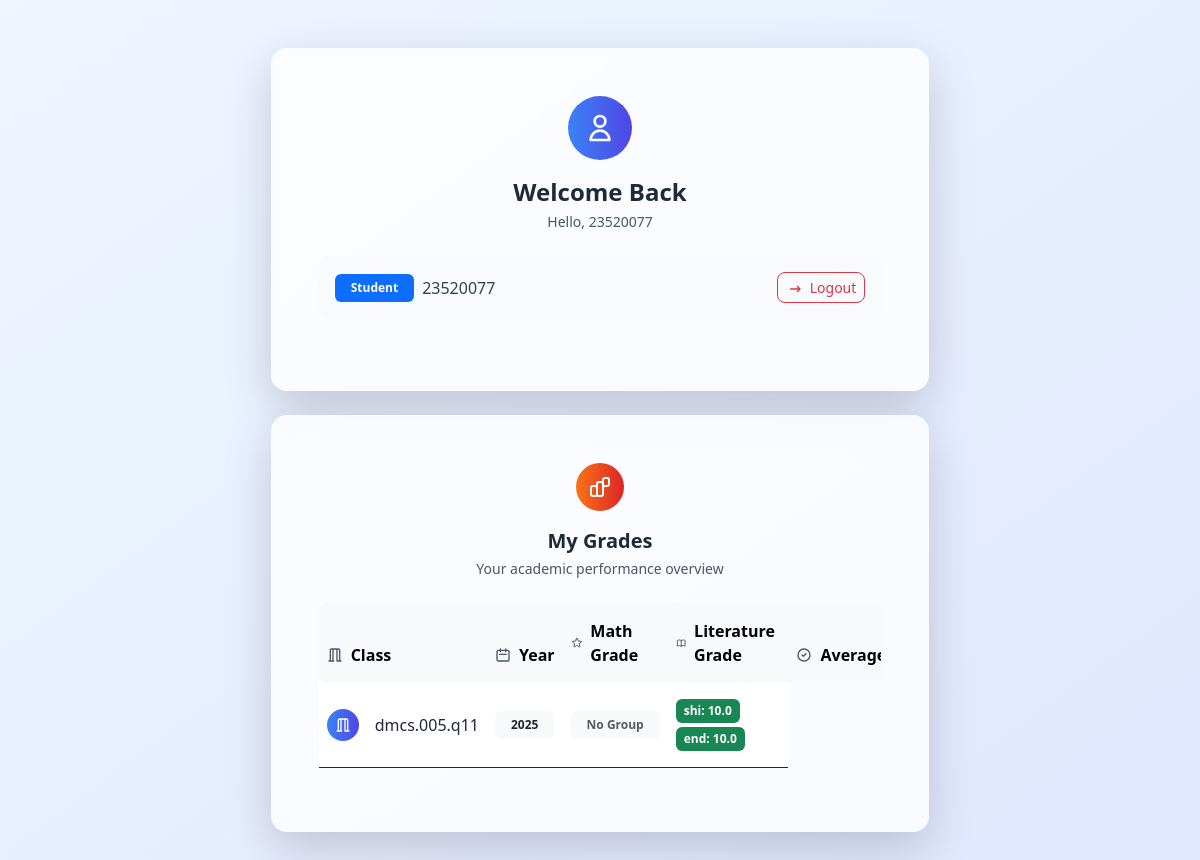
The app's page / (signed in), older data.
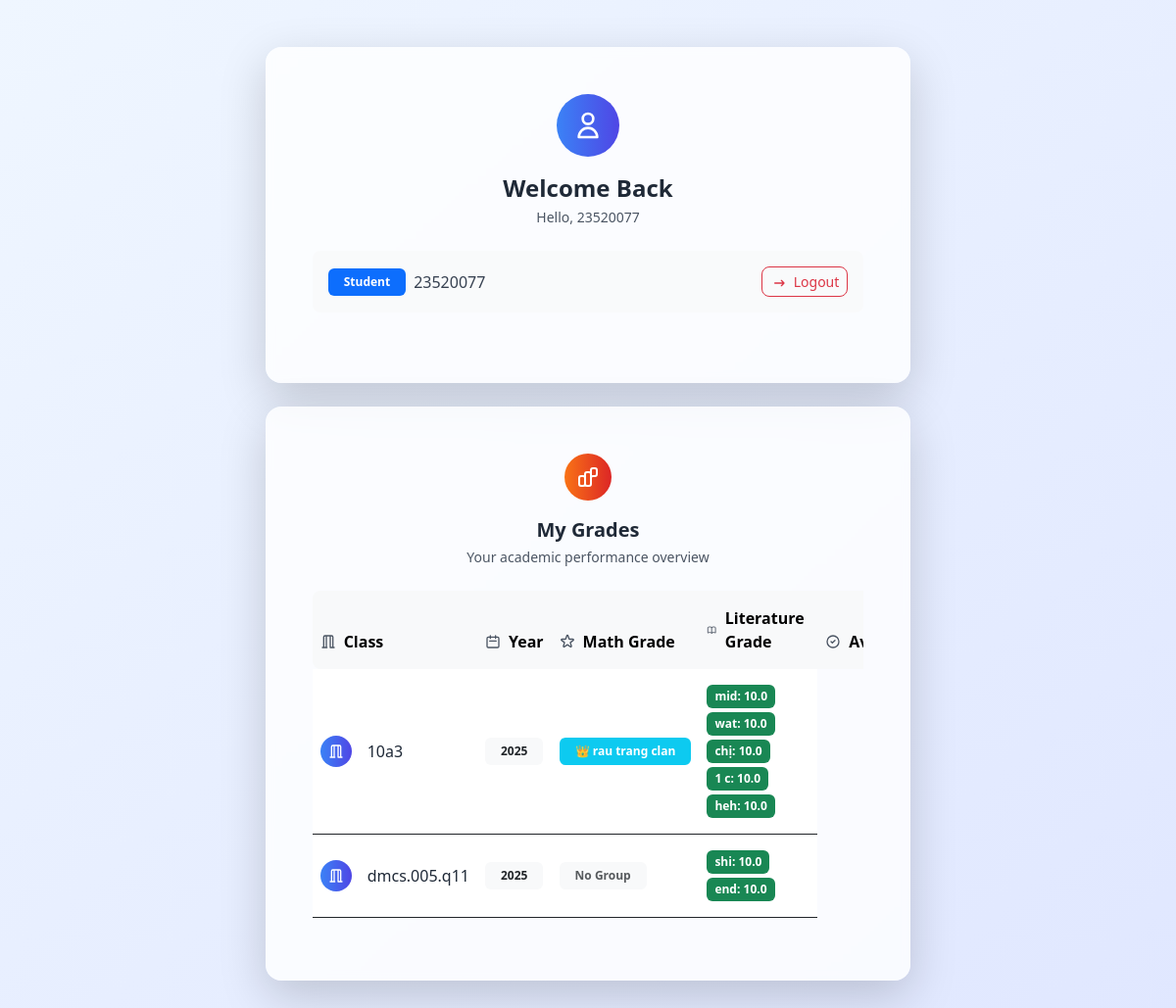
The same page, newer data.
### tables this page shows
CREATE TABLE student_to_classes (
  id TEXT NOT NULL,
  student_name TEXT NOT NULL,
  class_name TEXT NOT NULL,      
  started_year INTEGER NOT NULL, 
  group_name text DEFAULT '',
  is_group_leader integer DEFAULT 0,
  grade TEXT DEFAULT '{}',
  PRIMARY KEY (id, class_name, started_year),
  FOREIGN KEY (id) REFERENCES users(id),
  FOREIGN KEY (class_name, started_year) REFERENCES classes(class_name, started_year)
);

### main.py (the view)
@app.route('/', methods=['GET','POST'])
def serve_main():
    if 'id' in session:
        if session['id'] != admin_id:
            db=get_db()
            user_data=db.execute("select * from student_to_classes where id = ?",(session['id'],)).fetchall()
            return render_template('personal.html',user_data=user_data)
        db = get_db()
        classes_list = db.execute("SELECT * FROM classes ORDER BY started_year DESC, class_name ASC")
        classes_list = classes_list.fetchall()
        db.close()
        return render_template('index.html', classes_list=classes_list)
    else:
        return redirect(url_for('login'))

### main.py (called while the page is built)
def from_json_filter(value):
    if value:
        return json.loads(value)
    return {}

def get_db():
    conn = sqlite3.connect(database_path)
    conn.row_factory = sqlite3.Row
    return conn

### templates/personal.html (shortened to what this page needs)
<!DOCTYPE html>
<html lang="en">
<head>
    <link href="https://cdn.jsdelivr.net/npm/bootstrap@5.3.0/dist/css/bootstrap.min.css" rel="stylesheet">
    <script src="https://cdn.tailwindcss.com"></script>
</head>
<body class="bg-gradient-to-br from-blue-50 to-indigo-100 min-h-screen">
    <div class="container py-5">
        <div class="row justify-content-center">
            <div class="col-lg-10 col-xl-8">
                <div class="card shadow-lg border-0 rounded-4 bg-white/80 backdrop-blur-sm mb-4">
                    <div class="card-body p-5">
                        <div class="text-center mb-4">
                            <div class="bg-gradient-to-r from-blue-500 to-indigo-600 w-16 h-16 rounded-full mx-auto mb-3 flex items-center justify-center">
                                <svg class="w-8 h-8 text-white" fill="none" stroke="currentColor" viewBox="0 0 24 24">
                                    <path stroke-linecap="round" stroke-linejoin="round" stroke-width="2" d="M16 7a4 4 0 11-8 0 4 4 0 018 0zM12 14a7 7 0 00-7 7h14a7 7 0 00-7-7z"/>
                                </svg>
                            </div>
                            <h2 class="text-2xl font-bold text-gray-800 mb-1">Welcome Back</h2>
                            <p class="text-gray-600 text-sm">Hello, {{ session.id }}</p>
                        </div>
                        <div class="d-flex justify-content-between align-items-center mb-4 p-3 bg-gray-50 rounded-3">
                            <div class="d-flex align-items-center">
                                <span class="badge bg-primary me-2 px-3 py-2">Student</span>
                                <span class="text-gray-700 font-medium">{{ session.id }}</span>
                            </div>
                            <a href="{{ url_for('logout') }}" class="btn btn-outline-danger btn-sm rounded-3">
                                <svg class="w-4 h-4 inline-block me-1" fill="none" stroke="currentColor" viewBox="0 0 24 24">
                                    <path stroke-linecap="round" stroke-linejoin="round" stroke-width="2" d="M17 16l4-4m0 0l-4-4m4 4H7"/>
                                </svg>
                                Logout
                            </a>
                        </div>
                    </div>
                </div>
                {% if user_data %}
                <div class="card shadow-lg border-0 rounded-4 bg-white/80 backdrop-blur-sm">
                    <div class="card-body p-5">
                        <div class="text-center mb-4">
                            <div class="bg-gradient-to-r from-orange-500 to-red-600 w-12 h-12 rounded-full mx-auto mb-3 flex items-center justify-center">
                            </div>
                            <h5 class="text-xl font-bold text-gray-800 mb-1">My Grades</h5>
                            <p class="text-gray-600 text-sm">Your academic performance overview</p>
                        </div>
                        <div class="table-responsive">
                            <table class="table table-hover align-middle">
                                <thead class="table-light">
                                    <tr>
                                        <th scope="col" class="rounded-start-3 border-0 py-3">
                                            <div class="d-flex align-items-center">
                                                <svg class="w-4 h-4 me-2 text-gray-600" fill="none" stroke="currentColor" viewBox="0 0 24 24">
                                                    <path stroke-linecap="round" stroke-linejoin="round" stroke-width="2" d="M19 21V5a2 2 0 00-2-2H7a2 2 0 00-2 2v16m14 0h2m-2 0h-4m-5 0H3m2 0h4M9 3v18m6-18v18"/>
                                                </svg>
                                                Class
                                            </div>
                                        </th>
                                        <th scope="col" class="border-0 py-3">
                                            <div class="d-flex align-items-center">
                                                <svg class="w-4 h-4 me-2 text-gray-600" fill="none" stroke="currentColor" viewBox="0 0 24 24">
                                                    <path stroke-linecap="round" stroke-linejoin="round" stroke-width="2" d="M8 7V3m8 4V3m-9 8h10M5 21h14a2 2 0 002-2V7a2 2 0 00-2-2H5a2 2 0 00-2 2v12a2 2 0 002 2z"/>
                                                </svg>
                                                Year
                                            </div>
                                        </th>
                                        <th scope="col" class="border-0 py-3">
                                            <div class="d-flex align-items-center">
                                                Math Grade
                                            </div>
                                        </th>
                                        <th scope="col" class="border-0 py-3">
                                            <div class="d-flex align-items-center">
                                                Literature Grade
                                            </div>
                                        </th>
                                        <th scope="col" class="rounded-end-3 border-0 py-3">
                                            <div class="d-flex align-items-center">
                                                <svg class="w-4 h-4 me-2 text-gray-600" fill="none" stroke="currentColor" viewBox="0 0 24 24">
                                                    <path stroke-linecap="round" stroke-linejoin="round" stroke-width="2" d="M9 12l2 2 4-4m6 2a9 9 0 11-18 0 9 9 0 0118 0z"/>
                                                </svg>
                                                Average
                                            </div>
                                        </th>
                                    </tr>
                                </thead>
                                <tbody>
                                    {% for class_info in user_data %}
                                    <tr class="border-0">
                                        <td class="py-3">
                                            <div class="d-flex align-items-center">
                                                <div class="bg-gradient-to-r from-blue-500 to-indigo-600 w-8 h-8 rounded-full me-3 flex items-center justify-center">
                                                    <svg class="w-4 h-4 text-white" fill="none" stroke="currentColor" viewBox="0 0 24 24">
                                                        <path stroke-linecap="round" stroke-linejoin="round" stroke-width="2" d="M19 21V5a2 2 0 00-2-2H7a2 2 0 00-2 2v16m14 0h2m-2 0h-4m-5 0H3m2 0h4M9 3v18m6-18v18"/>
                                                    </svg>
                                                </div>
                                                <span class="font-medium text-gray-800">{{ class_info.class_name }}</span>
                                            </div>
                                        </td>
                                        <td class="py-3">
                                            <span class="badge bg-light text-dark px-3 py-2">{{ class_info.started_year }}</span>
                                        </td>
                                        <td class="py-3">
                                            {% if class_info.group_name %}
                                                <span class="badge bg-info px-3 py-2">
                                                    {% if class_info.is_group_leader %}👑 {% endif %}{{ class_info.group_name }}
                                                </span>
                                            {% else %}
                                                <span class="badge bg-light text-muted px-3 py-2">No Group</span>
                                            {% endif %}
                                        </td>
                                        <td class="py-3">
                                            {% if class_info.grade and class_info.grade != '{}' %}
                                                {% set grades = class_info.grade|from_json %}
                                                {% if grades %}
                                                    <div class="d-flex flex-wrap gap-1">
                                                        {% for subject, grade in grades.items() %}
                                                            {% if grade is not none %}
                                                                {% set grade_float = grade|float %}
                                                                <span class="badge px-2 py-1 text-xs
                                                                    {% if grade_float >= 8.0 %}bg-success
                                                                    {% elif grade_float >= 6.5 %}bg-warning text-dark
                                                                    {% elif grade_float >= 5.0 %}bg-info text-dark
                                                                    {% else %}bg-danger
                                                                    {% endif %}">
                                                                    {{ subject[:3] }}: {{ "%.1f"|format(grade_float) }}
                                                                </span>
                                                            {% endif %}
                                                        {% endfor %}
                                                    </div>
                                                {% else %}
                                                    <span class="badge bg-light text-muted px-3 py-2">No Grades</span>
                                                {% endif %}
                                            {% else %}
                                                <span class="badge bg-light text-muted px-3 py-2">No Grades</span>
                                            {% endif %}
                                        </td>
                                    </tr>
                                    {% endfor %}
                                </tbody>
                            </table>
                        </div>
                    </div>
                </div>
                {% endif %}
            </div>
        </div>
    </div>
</body>
</html>

Row changes from the older to the newer data that the page shows:
added student_to_classes: class_name "10a3", started_year "2025", group_name "rau trang clan", subject "mid" "wat" "chị" "1 c" "heh", grade_float "10.0" "10.0" "10.0" "10.0" "10.0"
